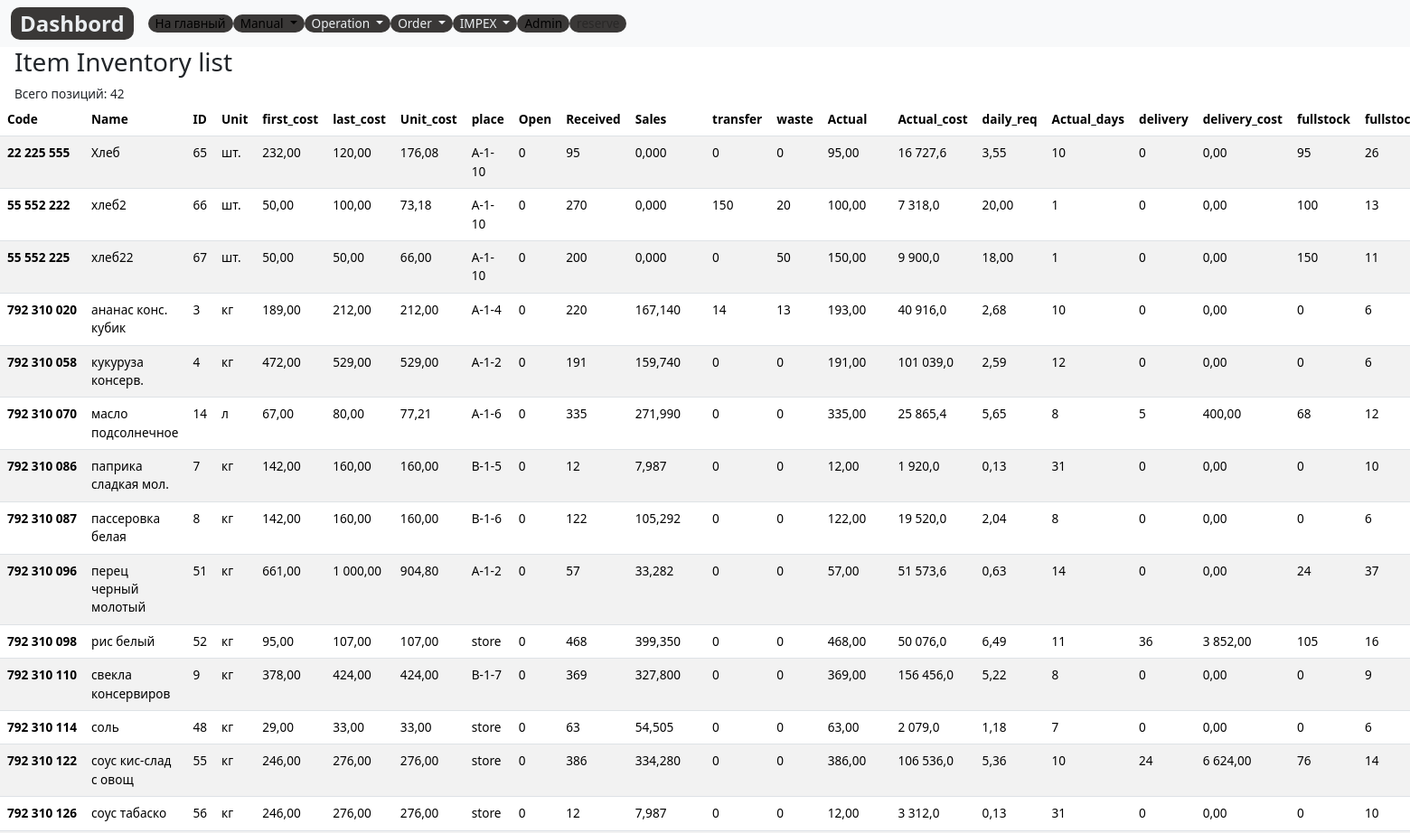
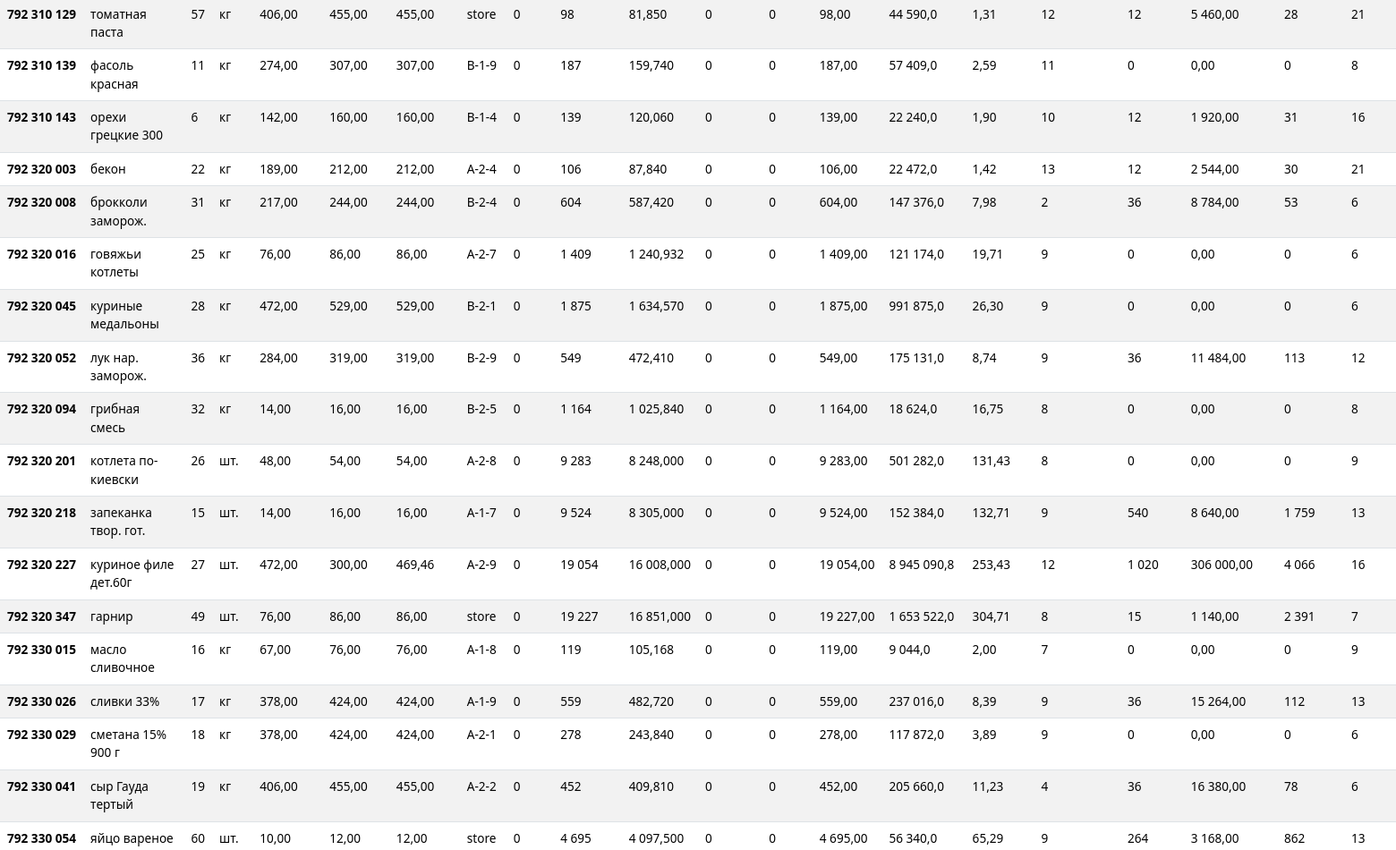
Page /control/inventory/ (upper part) on the earlier database version (2 pictures, top to bottom).
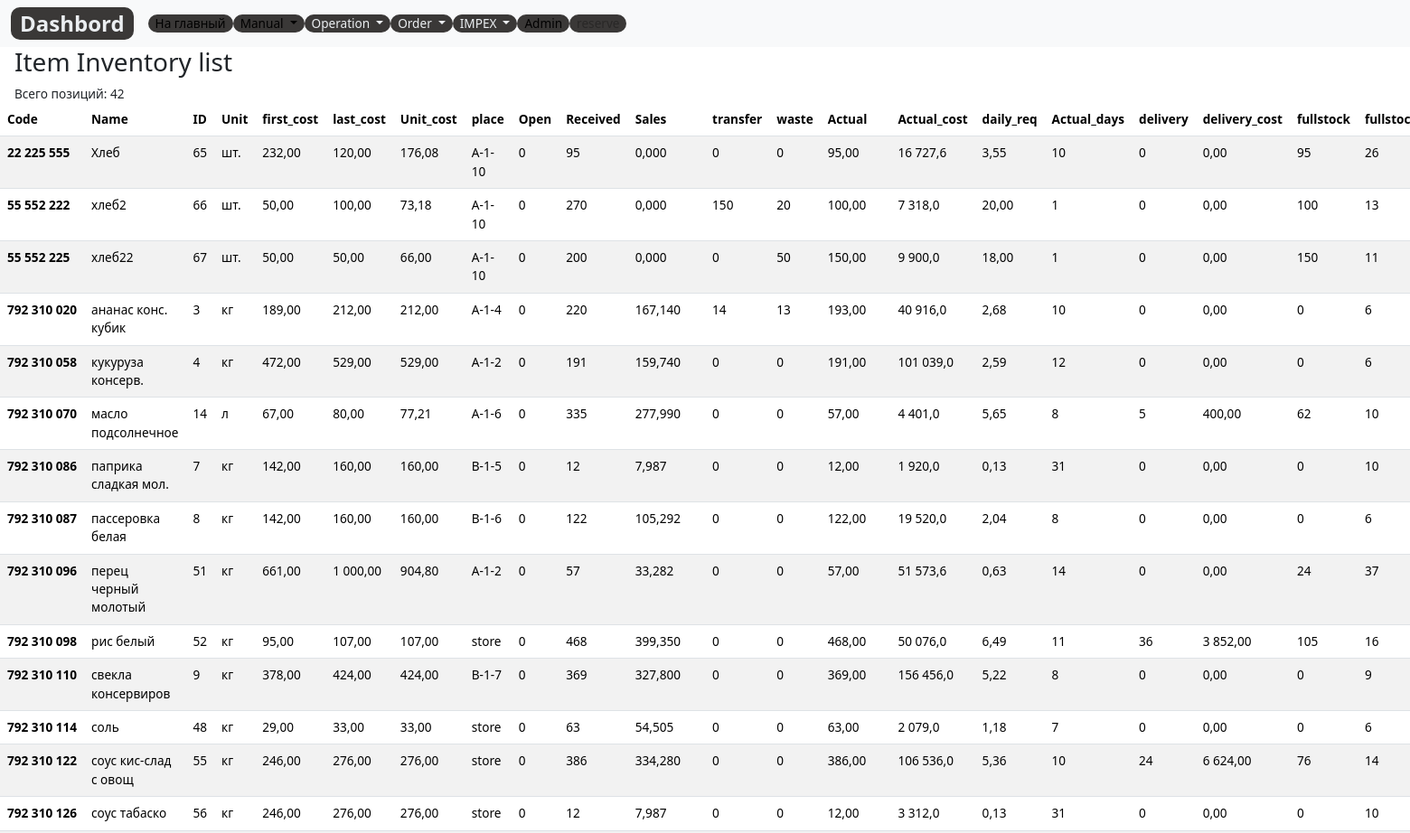
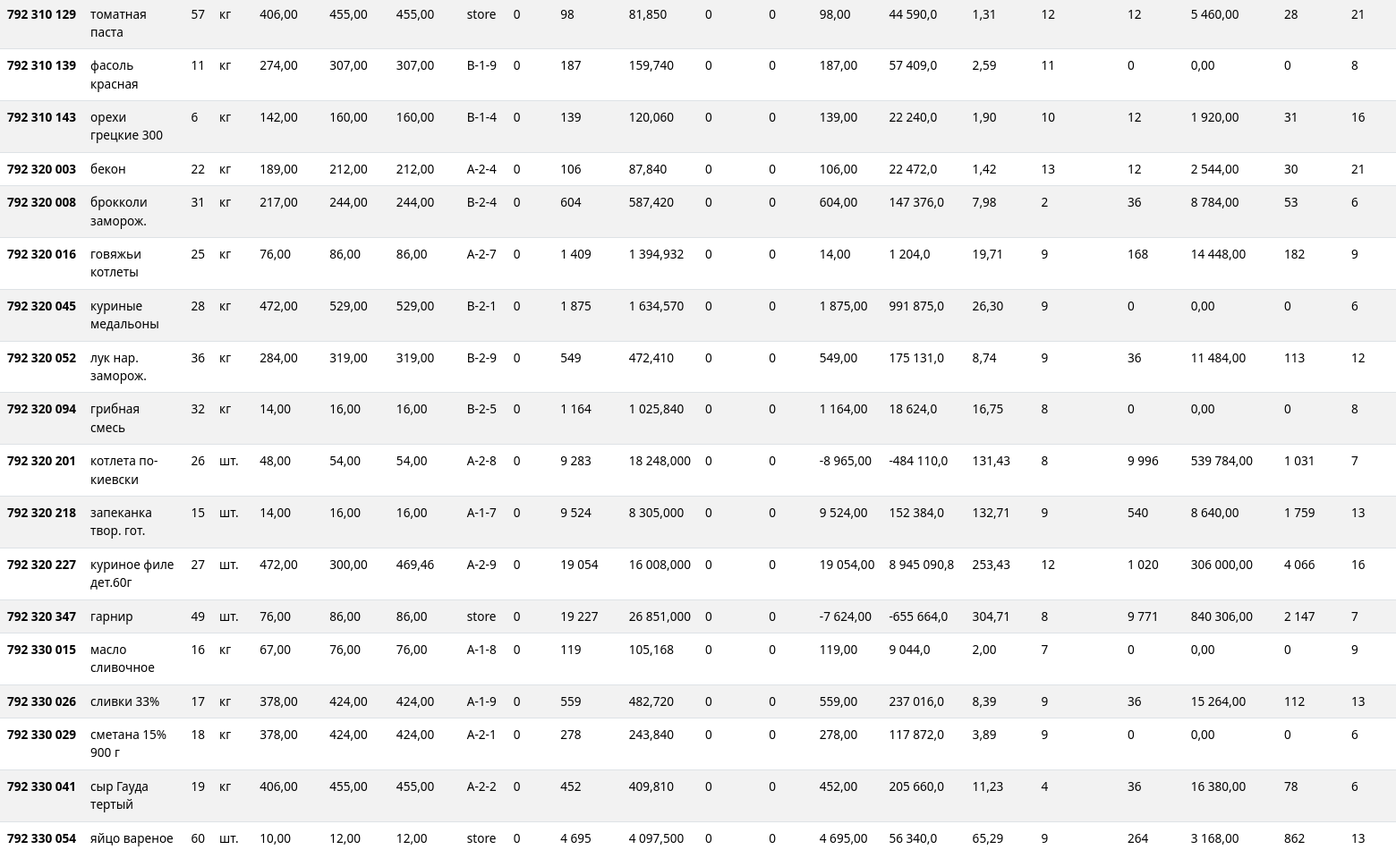
Same page on the later database version (2 pictures, top to bottom).
### control/models.py (models this page shows, shortened)
class StockItem(models.Model):
    code=models.DecimalField(max_digits=12, help_text="Не более 12 знаков",decimal_places=0,null=True,verbose_name='Код')
    name = models.CharField(max_length=200, help_text="Не более 200 знаков", db_index=True)
    slug= models.SlugField(max_length=255, verbose_name='Url')
    supplier=models.CharField(max_length=200, help_text="Не более 200 знаков",verbose_name='Поставщик',)
    daily_requirement= models.DecimalField(verbose_name='Суточная потребность', null=True, max_digits=10, decimal_places=4, default=0)
    unit = models.CharField(max_length=10,verbose_name='Ед.изм.',  choices=UNITS, null=True ,default='kg')
    first_cost = models.DecimalField(max_digits=10, help_text="Не более 10 знаков",decimal_places=2, null=True)
    last_cost = models.DecimalField(max_digits=10, help_text="Не более 10 знаков",decimal_places=2, null=True)
    unit_cost = models.DecimalField(max_digits=10, help_text="Не более 10 знаков",decimal_places=2, null=True)
    place = models.CharField(max_length=100,verbose_name='Место', null=True ,default='store')
    open=models.DecimalField(max_digits=10, help_text="Не более 10 знаков", decimal_places=0, null=True, default=0)
    sales =	models.DecimalField(max_digits=10, help_text="Не более 10 знаков", decimal_places=3, default=0)
    received = models.DecimalField(max_digits=10, help_text="Не более 10 знаков", null=True, decimal_places=0, default=0)
    transfer =models.DecimalField(max_digits=10, help_text="Не более 10 знаков",null=True, decimal_places=0, default=0)
    waste=models.DecimalField(max_digits=10, help_text="Не более 10 знаков",null=True, decimal_places=0, default=0)
    actual=models.DecimalField(max_digits=10, help_text="Не более 10 знаков",decimal_places=2, default=0)
    actual_cost=models.DecimalField(max_digits=12, help_text="Не более 12 знаков", decimal_places=2, default=0)
    stock_days=models.DecimalField(max_digits=4, help_text="Не более 4 знаков", decimal_places=0,null=True, default=3000,  verbose_name='Остаток в днях')
    delivery=models.DecimalField(max_digits=10, help_text="Не более 10 знаков", decimal_places=0, default=0,null=True,verbose_name='Пути') # from DeliverItem (сделать через aggregate)
    delivery_cost=models.DecimalField(max_digits=12, help_text="Не более 12 знаков", decimal_places=2, default=0,null=True,verbose_name='Пути, руб')
    fullstock=models.DecimalField(max_digits=10, help_text="Не более 10 знаков", decimal_places=0, default=0,null=True,verbose_name='Запас, ед.')
    fullstock_days=models.IntegerField( null=True,verbose_name='Запас, дней', default=0)
    delivery_time = models.IntegerField(verbose_name='Буфер, дней', null=True, default=5) #from Item -- Это буфер для товарной позиции
    class Meta:
        ordering = ['name']
        verbose_name = 'Остаток'
        verbose_name_plural = 'Остатки'
    objects = DataFrameManager()

### control/views.py (the view)
# urls.py: path('inventory/', InventoryListView.as_view(), name='inventory'),
class InventoryListView(ListView):
    model = StockItem
    template_name='lists/inventory_list.html'
    context_object_name='stockitems'

### control/templates/lists/inventory_list.html (shortened to what this page needs)
{% extends 'base_simple.html' %}
{% load static %}
  {% block content %}
  <div class="ms-3">
    <h3>Item Inventory list</h3>
    Всего позиций: {{stockitems.count}}
  </div>
  <table class="table table-striped">
    <thead style="position: sticky;
  top: -1px;
  z-index: 2;background: #9d9e9e;">
      <tr>
        <th class="header" scope="col">Code</th>
        <th class="header" scope="col">Name</th>
        <th class="header" scope="col">ID</th>
        <th class="header" scope="col">Unit</th>
        <th class="header" scope="col">first_cost</th>
        <th class="header" scope="col">last_cost</th>
        <th class="header" scope="col">Unit_cost</th>
        <th class="header" scope="col">place</th>
        <th class="header" scope="col">Open</th>
        <th class="header" scope="col">Received</th>
        <th class="header" scope="col">Sales</th>
        <th class="header" scope="col">transfer</th>
        <th class="header" scope="col">waste</th>
        <th class="header" scope="col">Actual</th>
        <th class="header" scope="col">Actual_cost</th>
        <th class="header" scope="col">daily_req</th>
        <th class="header" scope="col">Actual_days</th>
        <th class="header" scope="col">delivery</th>
        <th class="header" scope="col">delivery_cost</th>
        <th class="header" scope="col">fullstock</th>
        <th class="header" scope="col">fullstock_days</th>
      </tr>
    </thead>
    <tbody>
      {% for stockitem in stockitems|dictsort:"code" %}
      <tr>
        <th scope="row">{{stockitem.code}}</th>
        <td>{{stockitem.name}}</td>
        <td>{{stockitem.id}}</td>
        <td>{{stockitem.unit}}</td>
        <td>{{stockitem.first_cost}}</td>
        <td>{{stockitem.last_cost}}</td>
        <td>{{stockitem.unit_cost}}</td>
        <td>{{stockitem.place}}</td>
        <td>{{stockitem.open}}</td>
        <td>{{stockitem.received}}</td>
        <td>{{stockitem.sales}}</td>
        <td>{{stockitem.transfer}}</td>
        <td>{{stockitem.waste}}</td>
        <td>{{stockitem.actual |floatformat:2}}</td>
        <td>{{stockitem.actual_cost|floatformat:1 }}</td>
        <td>{{stockitem.daily_requirement |floatformat:2 }}</td>
        <td>{{stockitem.stock_days}}</td>
        <td>{{stockitem.delivery}}</td>
        <td>{{stockitem.delivery_cost}}</td>
        <td>{{stockitem.fullstock}}</td>
        <td>{{stockitem.fullstock_days}}</td>
      </tr>
      {% endfor %}
    </tbody>
  </table>
  {% endblock %}

Differences in the rows shown:
changed StockItem "масло подсолнечное": sales "271,990" → "277,990"; actual "335,00" → "57,00"; actual_cost "25 865,4" → "4 401,0"; fullstock "68" → "62"; fullstock_days "12" → "10"
changed StockItem "говяжьи котлеты": sales "1 240,932" → "1 394,932"; actual "1 409,00" → "14,00"; actual_cost "121 174,0" → "1 204,0"; delivery "0" → "168"; delivery_cost "0,00" → "14 448,00"; fullstock "0" → "182"; fullstock_days "6" → "9"
changed StockItem "котлета по-киевски": sales "8 248,000" → "18 248,000"; actual "9 283,00" → "-8 965,00"; actual_cost "501 282,0" → "-484 110,0"; delivery "0" → "9 996"; delivery_cost "0,00" → "539 784,00"; fullstock "0" → "1 031"; fullstock_days "9" → "7"
changed StockItem "гарнир": sales "16 851,000" → "26 851,000"; actual "19 227,00" → "-7 624,00"; actual_cost "1 653 522,0" → "-655 664,0"; delivery "15" → "9 771"; delivery_cost "1 140,00" → "840 306,00"; fullstock "2 391" → "2 147"
